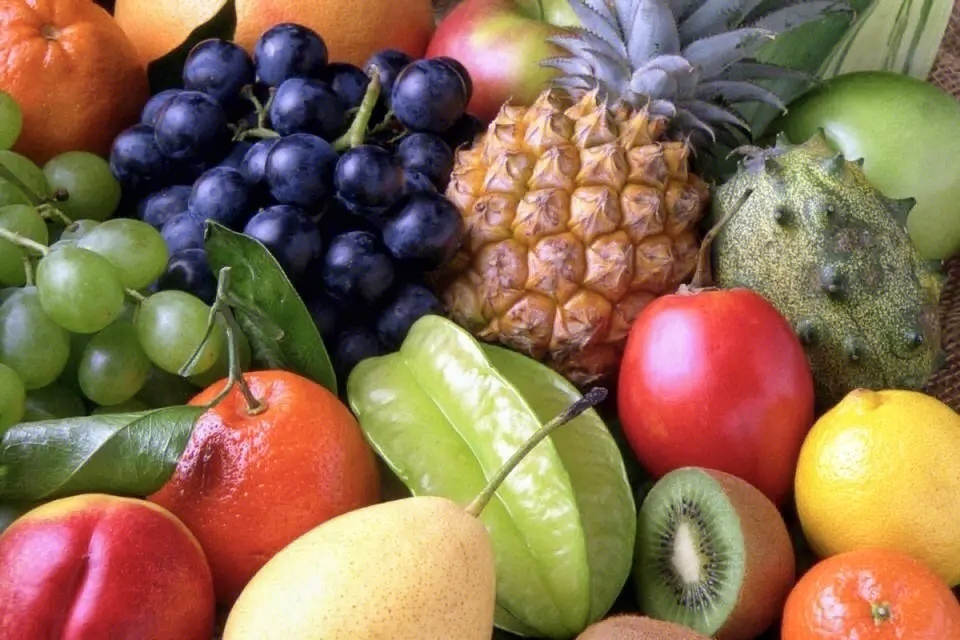
#> input picture CV/photo/fruits.jpg, 960 x 640 px, found by its file name
$ jupyter execute courseWork.ipynb
#> lines starting #> are read from the running program, lines starting #| are printed output that depends on the picture; after the words box and inside, x2 and y2 are one past the last pixel; in counts of white or black regions, pixels touching at a corner belong together
[cell 1]
import cv2
import numpy as np
import matplotlib.pyplot as plt
import os

img_path = rf'photo\fruits.jpg'

img_bgr = cv2.imread(img_path, cv2.IMREAD_COLOR)
#> img_bgr is the input picture: shape (640, 960, 3); mean B, G, R 81.9, 110.8, 140.8
img_rgb = cv2.cvtColor(img_bgr, cv2.COLOR_BGR2RGB)
img_hsv = cv2.cvtColor(img_bgr, cv2.COLOR_BGR2HSV)
#> img_hsv: shape (640, 960, 3); mean H, S, V 49.4, 129.7, 149.1

plt.imshow(img_rgb)
plt.title('RGB')
plt.axis('off')

确定葡萄,橙子,柠檬的阈值

[cell 2]
# 葡萄
lower_grape = np.array([103, 72, 10])
upper_grape = np.array([125, 255, 250])

# 橙子
lower_orange = np.array([2, 99, 164])
upper_orange = np.array([11, 218, 255])

# 柠檬
lower_lemon = np.array([17, 133, 205])
upper_lemon = np.array([28, 206, 255])

#### cv2.inRange
用于从给定的图像中提取特定颜色范围内的像素，创建一个二值掩码（掩膜）图像。

cv2.inRange(src, lower_bound, upper_bound)

#### cv2.findContours
用于从二值图像中检测轮廓

contours, hierarchy = cv2.findContours(image, mode, method)

参数说明

image: 输入图像，必须是二值图像（通常是经过阈值处理或边缘检测后的图像）。

mode: 轮廓检索模式，常用选项包括：

cv2.RETR_EXTERNAL: 只检索最外层轮廓，忽略内部的"洞"

cv2.RETR_LIST: 检索所有轮廓，但不建立层次关系

cv2.RETR_CCOMP: 检索所有轮廓，并将它们组织为两级层次结构

cv2.RETR_TREE: 检索所有轮廓，并重建完整的层次结构

method: 轮廓近似方法：

cv2.CHAIN_APPROX_NONE: 存储所有轮廓点

cv2.CHAIN_APPROX_SIMPLE: 压缩水平、垂直和对角线段，只保留端点（节省内存）

[cell 3]
min_orange = 1606

mask = cv2.inRange(img_hsv, lower_orange, upper_orange)
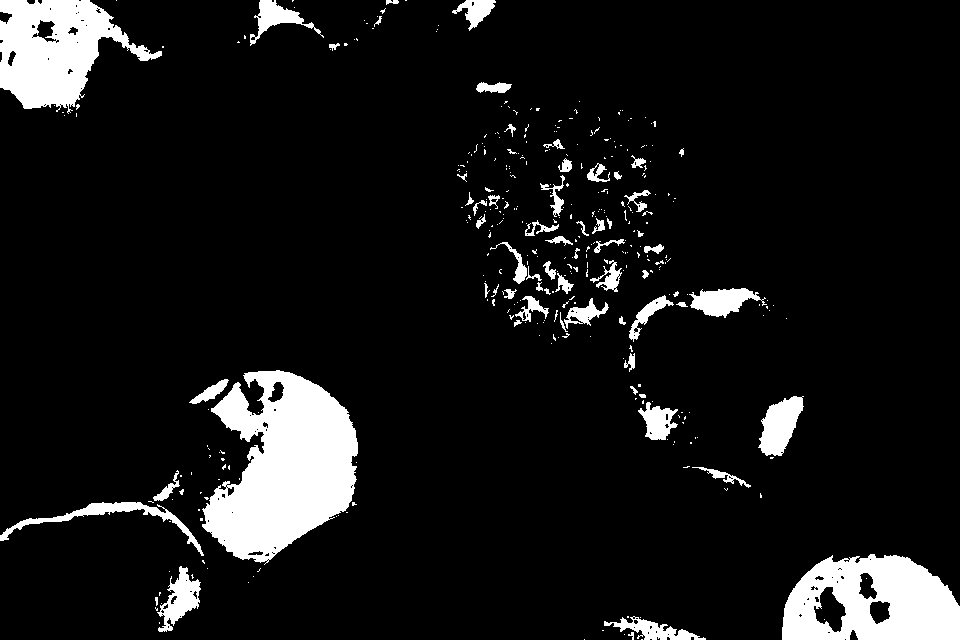
#> mask: shape (640, 960); 9.3% white; 364 white regions (295 under 20 px)

contours, _ = cv2.findContours(mask, cv2.RETR_EXTERNAL, cv2.CHAIN_APPROX_SIMPLE)
#> contours = 362 contours, 313 with area under 20; largest, box (x1, y1, x2, y2) and area: (202, 370, 358, 565) 19092, (782, 554, 960, 640) 12396, (0, 0, 162, 114) 9974, (758, 396, 804, 456) 1596, (0, 502, 204, 556) 1321

orange_mask = np.zeros_like(mask)
filtered_contours = [c for c in contours if cv2.contourArea(c) > min_orange]
#> filtered_contours = 3 contours; box (x1, y1, x2, y2) and area: (202, 370, 358, 565) 19092, (782, 554, 960, 640) 12396, (0, 0, 162, 114) 9974
if filtered_contours:
    cv2.drawContours(orange_mask, filtered_contours, -1, (255), thickness=cv2.FILLED)
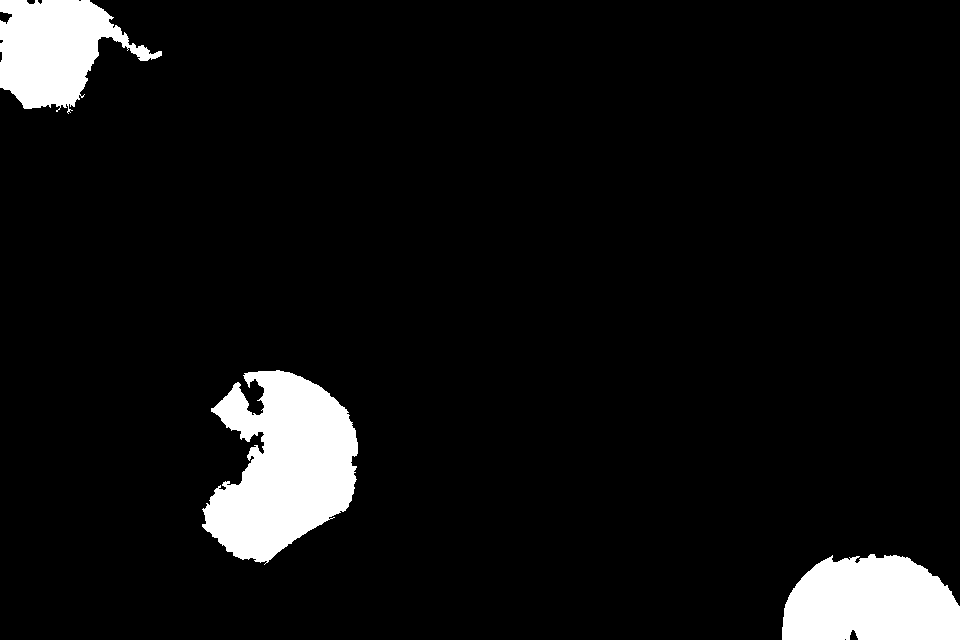
#> orange_mask: shape (640, 960); 6.9% white; 3 white regions, box (x1, y1, x2, y2) and area: (202, 370, 358, 565) 19505, (782, 554, 960, 640) 12640, (0, 0, 162, 114) 10290

orange_rgb = cv2.bitwise_and(img_rgb, img_rgb, mask=orange_mask)
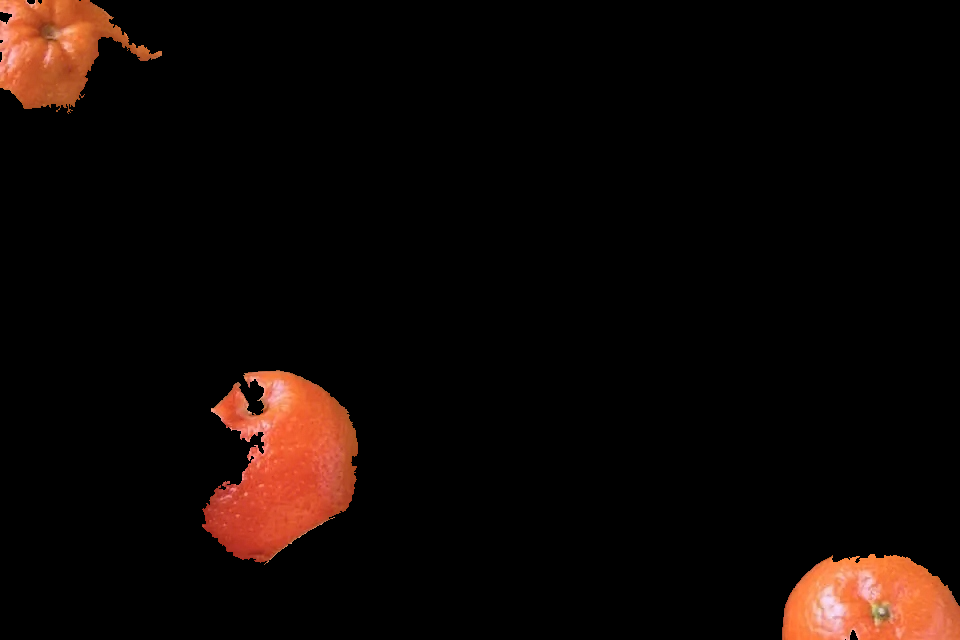
#> orange_rgb: shape (640, 960, 3); mean R, G, B 15.2, 7.2, 4.5
plt.imshow(orange_rgb)
plt.axis('off')

[cell 4]
min_lemon = 60

mask_lemon_initial = cv2.inRange(img_hsv, lower_lemon, upper_lemon)
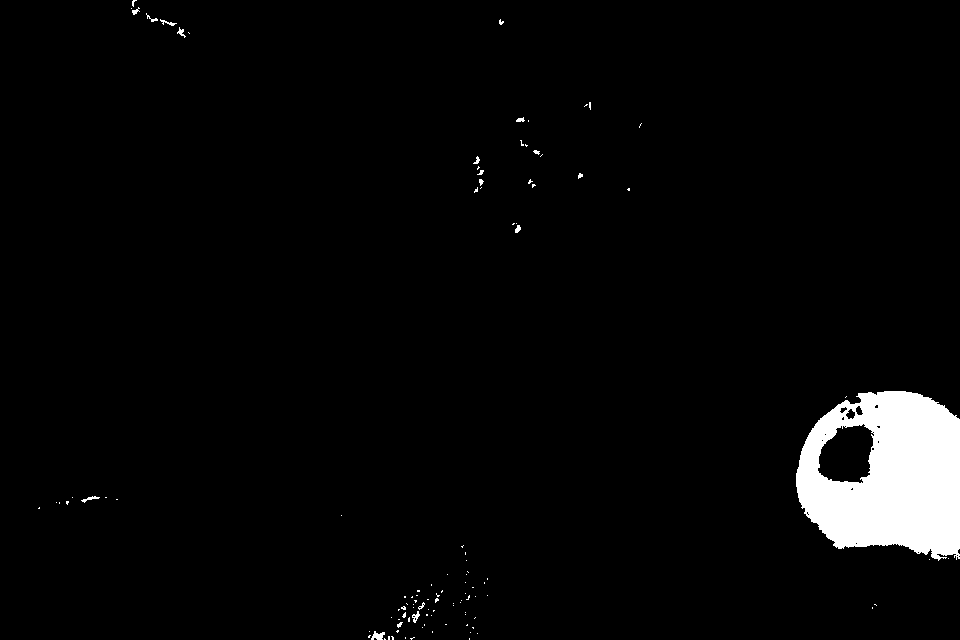
#> mask_lemon_initial: shape (640, 960); 3.4% white; 110 white regions (93 under 20 px)

contours_lemon, _ = cv2.findContours(mask_lemon_initial, cv2.RETR_EXTERNAL, cv2.CHAIN_APPROX_SIMPLE)
#> contours_lemon = 110 contours, 103 with area under 20; largest, box (x1, y1, x2, y2) and area: (796, 391, 960, 561) 22244, (371, 631, 385, 640) 58, (412, 611, 420, 623) 35, (81, 496, 100, 503) 28, (515, 225, 521, 233) 23, (177, 27, 186, 38) 23, (160, 19, 177, 26) 22

lemon_mask = np.zeros_like(mask_lemon_initial)
filtered_contours_lemon = [c for c in contours_lemon if cv2.contourArea(c) > min_lemon]
#> filtered_contours_lemon = 1 contour; box (x1, y1, x2, y2) and area: (796, 391, 960, 561) 22244
if filtered_contours_lemon:
    cv2.drawContours(lemon_mask, filtered_contours_lemon, -1, (255), thickness=cv2.FILLED)
#> lemon_mask: shape (640, 960); 3.7% white; 1 white region, box (x1, y1, x2, y2) and area: (796, 391, 960, 561) 22557

lemon_rgb = cv2.bitwise_and(img_rgb, img_rgb, mask=lemon_mask)

plt.imshow(lemon_rgb)
plt.axis('off')
plt.show()

[cell 5]
min_grape = 0
mask_grape_initial = cv2.inRange(img_hsv, lower_grape, upper_grape)
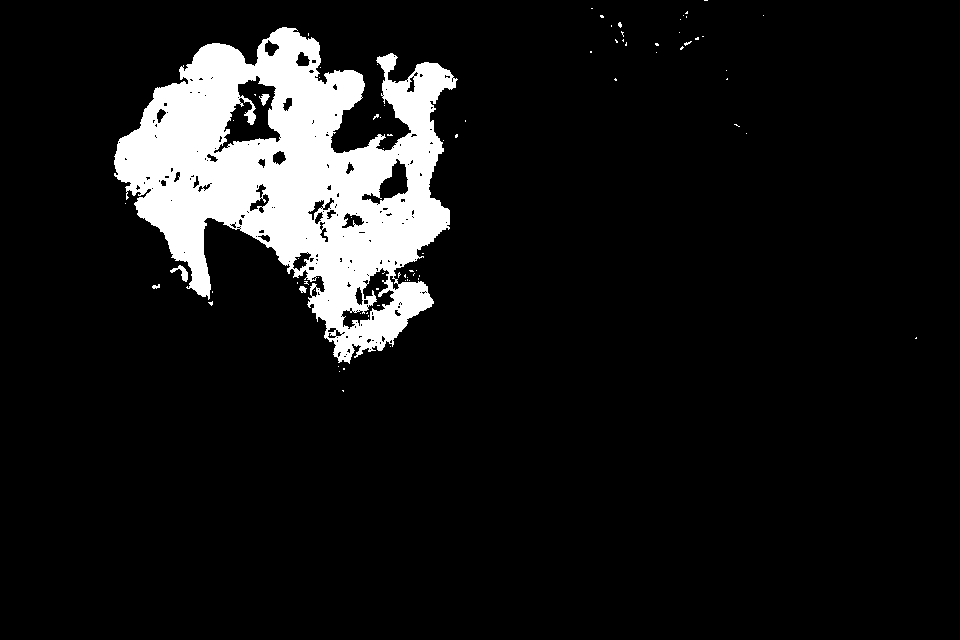
#> mask_grape_initial: shape (640, 960); 9.4% white; 79 white regions (74 under 20 px)

contours_grape, _ = cv2.findContours(mask_grape_initial, cv2.RETR_EXTERNAL, cv2.CHAIN_APPROX_SIMPLE)
#> contours_grape = 67 contours, 64 with area under 20; largest, box (x1, y1, x2, y2) and area: (114, 27, 458, 364) 62560, (170, 265, 188, 282) 88, (299, 286, 307, 293) 28

grape_mask = np.zeros_like(mask_grape_initial)
filtered_contours_grape = [c for c in contours_grape if cv2.contourArea(c) > min_grape]
#> filtered_contours_grape = 30 contours, 27 with area under 20; largest, box (x1, y1, x2, y2) and area: (114, 27, 458, 364) 62560, (170, 265, 188, 282) 88, (299, 286, 307, 293) 28
if filtered_contours_grape:
    cv2.drawContours(grape_mask, filtered_contours_grape, -1, (255), thickness=cv2.FILLED)
#> grape_mask: shape (640, 960); 10.4% white; 30 white regions (26 under 20 px), largest, box (x1, y1, x2, y2) and area: (114, 27, 458, 364) 63619, (170, 265, 188, 282) 116, (299, 286, 307, 293) 39, (152, 284, 160, 289) 26

grape_rgb = cv2.bitwise_and(img_rgb, img_rgb, mask=grape_mask)
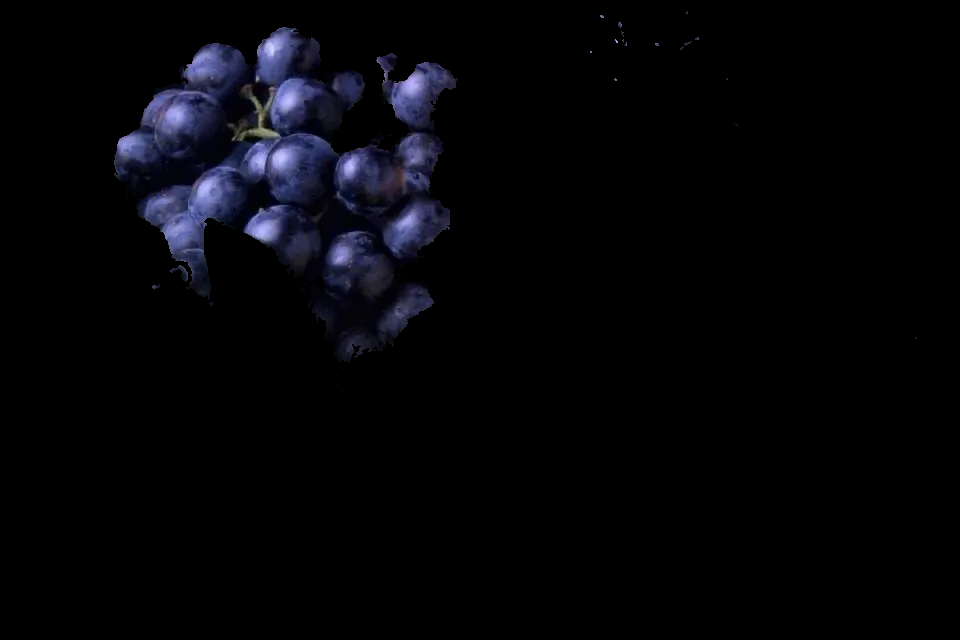
#> grape_rgb: shape (640, 960, 3); mean R, G, B 4.5, 4.7, 7.9

plt.imshow(grape_rgb)
plt.axis('off')

[cell 6]
all_rgb = cv2.bitwise_or(orange_rgb, lemon_rgb)
all_rgb = cv2.bitwise_or(all_rgb, grape_rgb)
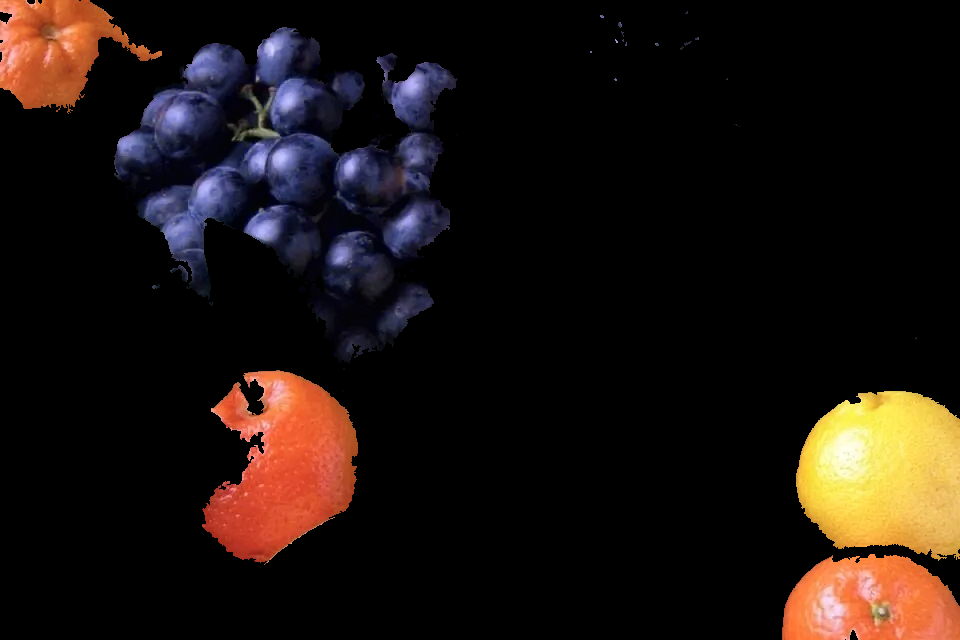
#> all_rgb: shape (640, 960, 3); mean R, G, B 28.7, 19.6, 15.7

plt.imshow(all_rgb)
plt.axis('off')
